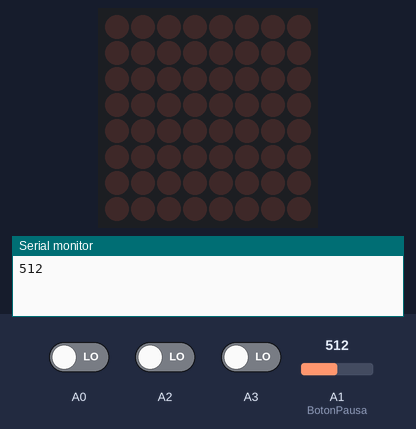
Bench run of a sketch on a simulated Arduino Mega 2560, built with avr-gcc and run on an emulated ATmega2560. On the bench: 8×8 LED matrix, the last lines printed to the serial monitor. Inputs (shaded band) come from the test bench; at power-on: A1 (BotonPausa) = 512, A0 LOW, A2 LOW, A3 LOW. Random numbers use the default seed unless the sketch sets one.

Above: at 1.2 s.
1.3 s: A1 (BotonPausa) set to 0
At 4.05 s:
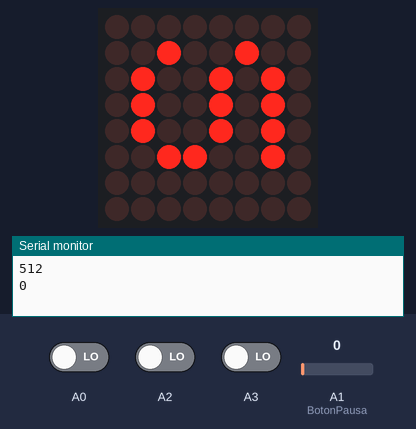
6.2 s: A0 driven HIGH
At 7.38 s:
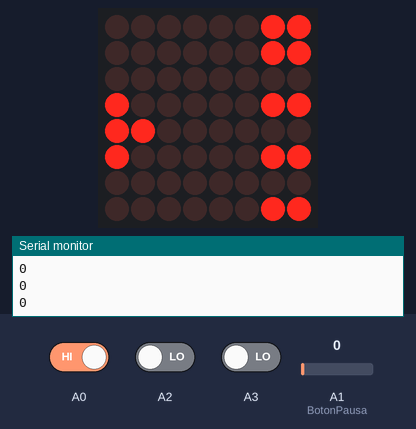
8.4 s: A2 driven HIGH
At 8.6 s:
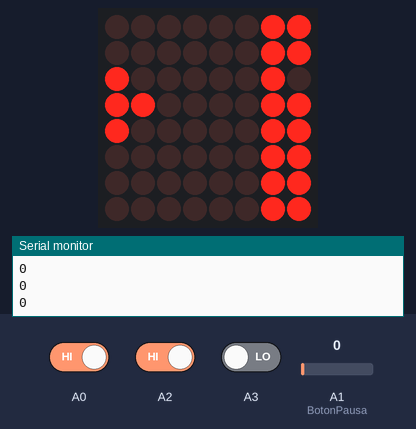
10.8 s: A3 driven HIGH
At 11.11 s:
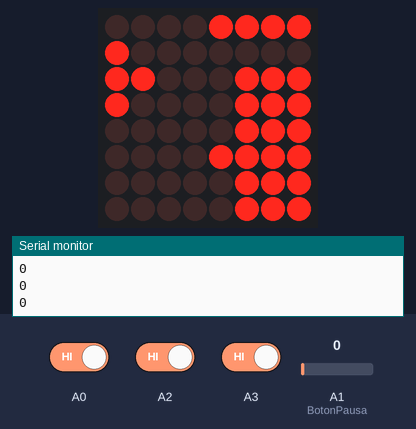
13.3 s: A2 driven LOW
At 13.63 s:
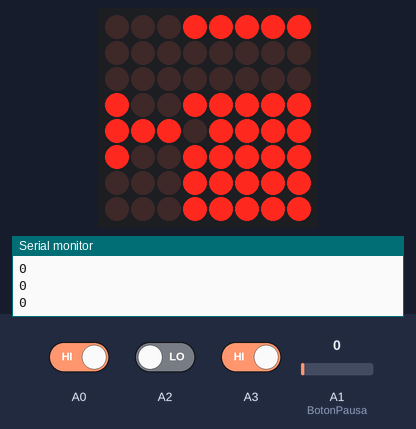
15.9 s: A3 driven LOW
At 19.09 s:
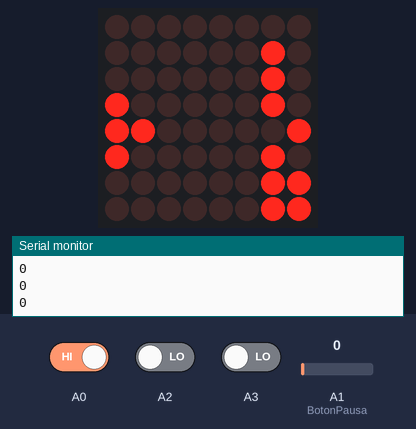

The sketch:

Practica1.ino
```cpp
#include <LedControl.h>
#include <Arduino.h>

LedControl lc=LedControl(51,52,53,1);

// Messages

int gameOverMessage[10][8]={
  {0x00,0x3c,0x40,0x40,0x48,0x44,0x38,0x00},// G
  {0x00,0x38,0x44,0x7c,0x44,0x44,0x44,0x00},// A
  {0x00,0x44,0x6c,0x54,0x44,0x44,0x44,0x00},// M
  {0x00,0x7c,0x40,0x78,0x40,0x40,0x7c,0x00},// E
  {0x00,0x00,0x00,0x00,0x00,0x00,0x00,0x00},//  (space)
  {0x00,0x38,0x44,0x44,0x44,0x44,0x38,0x00},// O
  {0x00,0x44,0x44,0x44,0x44,0x28,0x10,0x00},// V
  {0x00,0x7c,0x40,0x78,0x40,0x40,0x7c,0x00},// E
  {0x00,0x30,0x48,0x48,0x70,0x48,0x44,0x00},// R
  {0x00,0x00,0x00,0x00,0x00,0x00,0x00,0x00},//  (space)
};

int startNewGameMessage[15][8]={
  {0x00,0x3c,0x40,0x38,0x04,0x44,0x38,0x00},// S
  {0x00,0x7c,0x10,0x10,0x10,0x10,0x10,0x00},// T
  {0x00,0x38,0x44,0x7c,0x44,0x44,0x44,0x00},// A
  {0x00,0x30,0x48,0x48,0x70,0x48,0x44,0x00},// R
  {0x00,0x7c,0x10,0x10,0x10,0x10,0x10,0x00},// T
  {0x00,0x00,0x00,0x00,0x00,0x00,0x00,0x00},//  (space)
  {0x00,0x44,0x64,0x54,0x4c,0x44,0x44,0x00},// N
  {0x00,0x7c,0x40,0x78,0x40,0x40,0x7c,0x00},// E
  {0x00,0x00,0x44,0x54,0x54,0x54,0x38,0x00},// W
  {0x00,0x00,0x00,0x00,0x00,0x00,0x00,0x00},//  (space)
  {0x00,0x3c,0x40,0x40,0x48,0x44,0x38,0x00},// G
  {0x00,0x38,0x44,0x7c,0x44,0x44,0x44,0x00},// A
  {0x00,0x44,0x6c,0x54,0x44,0x44,0x44,0x00},// M
  {0x00,0x7c,0x40,0x78,0x40,0x40,0x7c,0x00},// E
  {0x00,0x00,0x00,0x00,0x00,0x00,0x00,0x00},//  (space)
};

// Botones
int FireButton= A0;
int BotonIzq = A2;
int BotonDer = A3;
int BotonPausa=A1;

// Matriz de led
byte MatrizLimpia[8] = {
  B00000000,
  B00000000,
  B00000000,
  B00000000,
  B00000000,
  B00000000,
  B00000000,
  B00000000,
};

// Rockets
const int MAX_NUMBER_OF_ROCKETS = 20;
const int ALL_ROCKETS_HAVE_BEEN_USED = -1;
bool GAME_OVER = true;

struct Rocket {
   int coordX;
   int coordY;
   long unsigned updateTime;

   bool GolpeoNave(int, int);
};

Rocket ROCKET_NONE = {0, 0, 0};
Rocket activeRockets[MAX_NUMBER_OF_ROCKETS] = {};

int findRocketID() {
  for (int i = 0; i < MAX_NUMBER_OF_ROCKETS; i++) {
    if (isRocketNone(activeRockets[i])) {
      return i;
    }
  }

  return ALL_ROCKETS_HAVE_BEEN_USED;
}

bool isRocketNone(Rocket rocket) {
  return (
    rocket.coordX == ROCKET_NONE.coordX &&
    rocket.coordY == ROCKET_NONE.coordY &&
    rocket.updateTime == ROCKET_NONE.updateTime
  );
}

void deleteRocket(int rocketID) {
  activeRockets[rocketID] = ROCKET_NONE;
}

bool Rocket::GolpeoNave(int targetCoordX, int targetCoordY) {
  return (
    coordX == targetCoordX &&
    coordY == targetCoordY
  );
}

// Nave
class Nave {
  public:
    int coordX;
    int VelMovimiento;
    int gunReloadingSpeed;

    int score = 0;

    bool puedeMoverseIzq();
    bool puedeMoverseDer();
    bool puedeDisparar();

    bool isTouchingCoords(int, int);

    void moverIzq();
    void moverDer();
    void Disparar();

  private:
    long unsigned int lastMovementTime;
    long unsigned int lastGunReloadingTime;
};

bool Nave::puedeMoverseIzq() {
  return (
    coordX > 1 &&
    (millis() - lastMovementTime) > VelMovimiento
  );
}

bool Nave::puedeMoverseDer() {
  return (
    coordX < 6 &&
    (millis() - lastMovementTime) > VelMovimiento
  );
}

bool Nave::puedeDisparar() {
  return (millis() - lastGunReloadingTime) > gunReloadingSpeed;
}


void Nave::Disparar() {
  int rocketID = findRocketID();

  if (rocketID != ALL_ROCKETS_HAVE_BEEN_USED) {
    activeRockets[rocketID] = (Rocket){coordX, 2, millis()};
  }

  lastGunReloadingTime = millis();
}

bool Nave::isTouchingCoords(int placeCoordX, int placeCoordY) {
  bool isTouchingRightSide = (
    placeCoordX == coordX + 1 &&
    (placeCoordY == 1 || placeCoordY == 2)
  );
  bool isTouchingLeftSide = (
    placeCoordX == coordX - 1 &&
    (placeCoordY == 1 || placeCoordY == 2)
  );
  bool isTouchingFrontSide = (placeCoordX == coordX && placeCoordY == 1);

  return isTouchingRightSide || isTouchingLeftSide  || isTouchingFrontSide;
}

void Nave::moverIzq() {
  if (coordX > 1) {
    coordX -= 1;
  }
  lastMovementTime = millis();
}

void Nave::moverDer() {
  if (coordX < 6) {
    coordX += 1;
  }
  lastMovementTime = millis();
}

Nave Nave;

// Meteor
const int MAX_NUMBER_OF_METEORS = 64;
const int ALL_MOTEORS_HAVE_BEEN_USED = -1;

class Meteor {
  public:
    int coordX;
    int coordY = 7;  // Always starts from the top part of the screen

    int VelMovimiento = 2000;

    bool canMove();
    void moveForward();

  private:
    long unsigned int lastMovementTime = 0;
};

bool Meteor::canMove() {
  return (millis() - lastMovementTime) > VelMovimiento;
}

Meteor liveMeteors[MAX_NUMBER_OF_METEORS] = {};
bool occupiedMeteorPlace[MAX_NUMBER_OF_METEORS] = {};

void Meteor::moveForward() {
  int newCoordX = coordX + random(1);  // Move +1 forward or do not move at all
  int newCoordY = coordY + random(2) - 1;  // Move left, right or do not move at all

  bool isNewPositionOccupied = false;
  Meteor meteor;

  for (int meteorID = 0; meteorID < MAX_NUMBER_OF_METEORS; meteorID++) {
    if (occupiedMeteorPlace[meteorID]) {
      meteor = liveMeteors[meteorID];

      if (meteor.coordX == newCoordX && meteor.coordY == newCoordY) {
        isNewPositionOccupied = true;
        break;
      }
    }
  }

  if (!isNewPositionOccupied) {
    coordX = newCoordX;
    coordY = newCoordY;
    lastMovementTime = millis();
  }
}

// Other

long lastCreatedMeteorTime = millis();
int createMeteorSpeed = 1000;

void createMeteor() {
  if ((millis() - lastCreatedMeteorTime) < createMeteorSpeed) {
    return;
  }

  Meteor meteor;
  meteor.coordX = random(8);

  for (int meteorID = 0; meteorID < MAX_NUMBER_OF_METEORS; meteorID++) {
    if (!occupiedMeteorPlace[meteorID] )  {
      occupiedMeteorPlace[meteorID] = true;
      liveMeteors[meteorID] = meteor;
      break;
    }
  }
}

// Game
byte currentGrid[8] = {};
byte meteorGrid[8] = {};
int gameSpeed = 500;

void drawGrid(byte * grid) {
  for (int row = 0; row < 8; row++) {
    lc.setColumn(0, row, grid[row]);
  }
}

void drawNave(int coord) {
  int shift = coord - 1;
  currentGrid[1] = B01000000 >> shift;
  currentGrid[0] = B11100000 >> shift;
}

void drawRockets() {
  Rocket rocket;

  for (int rocketID = 0; rocketID < MAX_NUMBER_OF_ROCKETS; rocketID++) {
    rocket = activeRockets[rocketID];

    if (!isRocketNone(rocket)) {
      lc.setLed(0, rocket.coordX, rocket.coordY, true);

      if (rocket.coordY < 8) {
        activeRockets[rocketID].coordY += 1;
        activeRockets[rocketID].updateTime = millis();
      } else {
        deleteRocket(rocketID);
      }
    }
  }
}

void drawMeteors() {
  for (int meteorID = 0; meteorID < MAX_NUMBER_OF_METEORS; meteorID++) {
    Meteor meteor = liveMeteors[meteorID];

    if (occupiedMeteorPlace[meteorID]) {
      lc.setLed(0, meteor.coordX, meteor.coordY, true);


      if (meteor.canMove()) {
        liveMeteors[meteorID].moveForward();

        if (meteor.coordX < 0 || meteor.coordX > 7 || meteor.coordY < 0) {
          occupiedMeteorPlace[meteorID] = false;
        }
      }
    }
  }
}

bool isButtonPressed(int buttonID) {
  int buttonState = digitalRead(buttonID);
  return buttonState == HIGH;
}


void blinkScreen(int nTimes) {
  for (int i = 0; i < nTimes; i++) {
    for (int row = 0; row < 8; row++) {
      lc.setColumn(0, row, B11111111);
    }
    delay(50);

    for (int row = 0; row < 8; row++) {
      lc.setColumn(0, row, B00000000);
    }
    delay(50);
  }
}

void checkIfMeteorTouchedNave() {
  for (int meteorID = 0; meteorID < MAX_NUMBER_OF_METEORS; meteorID++) {
    Meteor meteor = liveMeteors[meteorID];

    if (occupiedMeteorPlace[meteorID] && Nave.isTouchingCoords(meteor.coordX, meteor.coordY)) {
      resetGame();

      blinkScreen(6);

      for (int i = 0; i < 10; i++) {
        for (int row = 0; row < 8; row++) {
          lc.setColumn(0, row, gameOverMessage[i][7 - row]);
        }

        delay(250);
      }
    }
  }
}

void checkIfNaveHitMeteor() {
  Rocket rocket;
  Meteor meteor;

  for (int rocketID = 0; rocketID < MAX_NUMBER_OF_ROCKETS; rocketID++) {
    rocket = activeRockets[rocketID];

    if (!isRocketNone(rocket)) {
      for (int meteorID = 0; meteorID < MAX_NUMBER_OF_METEORS; meteorID++) {
        meteor = liveMeteors[meteorID];

        if (occupiedMeteorPlace[meteorID] && rocket.GolpeoNave(meteor.coordX, meteor.coordY)) {
          occupiedMeteorPlace[meteorID] = false;
        }
      } // meteor loop end
    }
}  // rocket loop end
}

void resetGame() {
  GAME_OVER = true;

  drawGrid(MatrizLimpia);

  // Set up default position for the Nave
  Nave.coordX = 4;
  Nave.VelMovimiento = 50;  // The lower - the faster.
  Nave.gunReloadingSpeed = 200;  // The lower - the faster.

  // Clear all meteors
  for (int meteorID = 0; meteorID < MAX_NUMBER_OF_METEORS; meteorID++) {
    occupiedMeteorPlace[meteorID] = false;
  }

  // Clear all Nave rockets
  for (int rocketID = 0; rocketID < MAX_NUMBER_OF_ROCKETS; rocketID++) {
    deleteRocket(rocketID);
  }
}

void setup() {
  Serial.begin(9600);

  // the zero refers to the MAX7219 number, it is zero for 1 chip
  lc.shutdown(0, false);  // turn off power saving, enables display
  lc.setIntensity(0, 15);  // sets brightness (0~15 possible values)
  lc.clearDisplay(0);  // clear screen

  resetGame();
}

void loop() {
  Serial.println(analogRead(BotonPausa));
  //lc.shutdown(0, false);
  if(analogRead(BotonPausa)==0){
     lc.shutdown(0, false);
    }else{
      lc.shutdown(0, true);
   }


  if (!GAME_OVER) {
    if (isButtonPressed(BotonIzq) && Nave.puedeMoverseIzq()) {
      Nave.moverIzq();
    }

    if (isButtonPressed(BotonDer) && Nave.puedeMoverseDer()) {
      Nave.moverDer();
    }

    if (isButtonPressed(FireButton) && Nave.puedeDisparar()) {
      Nave.Disparar();
    }

    if (random(10) < 3) {
      createMeteor();
    }

    memcpy(currentGrid, MatrizLimpia, 8);

    drawNave(Nave.coordX);
    drawGrid(currentGrid);
    drawRockets();
    drawMeteors();

    checkIfMeteorTouchedNave();
    checkIfNaveHitMeteor();

  } else {
    for (int i = 0; i < 15; i++) {
      for (int row = 0; row < 8; row++) {
        lc.setColumn(0, row, startNewGameMessage[i][7 - row]);
      }

      if (isButtonPressed(BotonIzq) || isButtonPressed(BotonDer)  || isButtonPressed(FireButton)) {
        GAME_OVER = false;

        blinkScreen(3);

        break;
      }

      delay(250);
    }
  }
}
```

Measured:
- after the input at 1.3 s, the display: changes after 2.6 s (image 1)
